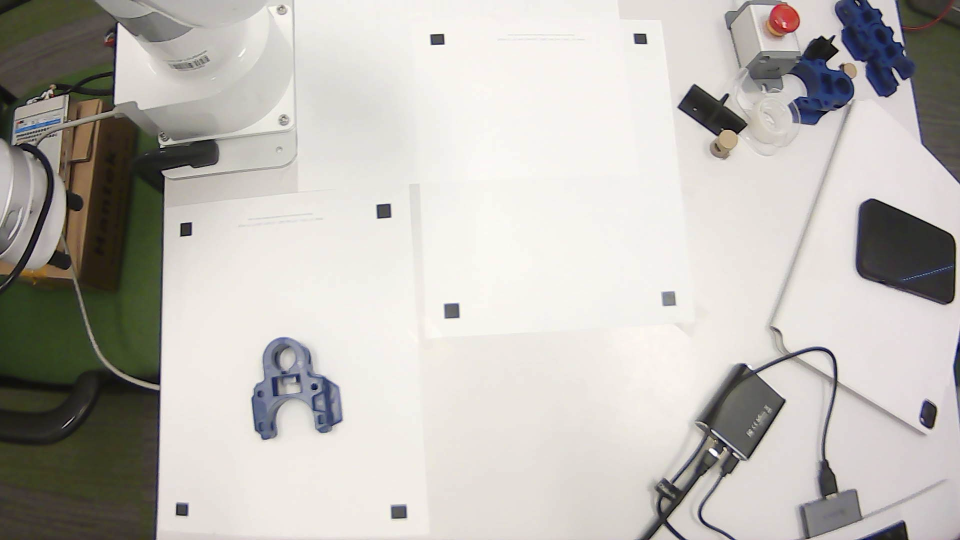
#> input picture data/chain_destination_previews/20261014_121145_735708/camera.png, 1920 x 1080 px, found by its file name (shown at 1/2 size); its folder holds only this picture in this run
$ python -i student_dashboard.py   (imports and definitions only)
#> lines starting #> are read from the running program, lines starting #| are printed output that depends on the picture; after the words box and inside, x2 and y2 are one past the last pixel; in counts of white or black regions, pixels touching at a corner belong together
"""Read-only classroom display. Reads trial files; never connects to hardware."""
import base64
import json
import time
from pathlib import Path

import cv2
import numpy as np

ROOT = Path(__file__).resolve().parent
WIDTH, HEIGHT = 1280, 820


def read_json(path):
    try:
        return json.loads(path.read_text(encoding="utf-8"))
#> (reads data/robot1_two_link_trials/20261010_111157_364317/results.json from the repository)
    except (OSError, ValueError):
        return {}


def text(canvas, label, x, y, size=.65, color=(222,230,240)):
    cv2.putText(canvas, str(label), (x,y), cv2.FONT_HERSHEY_SIMPLEX,
                size, color, 1, cv2.LINE_AA)


def picture(canvas, image, x, y, width, height):
    if image is None:
        text(canvas, "Waiting for capture...", x+30,y+80)
        return
    if image.ndim == 2:
        image = cv2.cvtColor(image, cv2.COLOR_GRAY2BGR)
    scale = min(width/image.shape[1],height/image.shape[0])
    w,h = max(1,round(image.shape[1]*scale)),max(1,round(image.shape[0]*scale))
    resized = cv2.resize(image,(w,h))
    px,py = x+(width-w)//2,y+(height-h)//2
    canvas[py:py+h,px:px+w] = resized


def load_image(path):
    return cv2.imread(str(path)) if path.is_file() else None


def render(folder=None, record=None):
    record = record or {}
    canvas = np.full((HEIGHT,WIDTH,3),(25,20,15),np.uint8)
    accent = (100,220,70)
    text(canvas,"ROBOT VISION LAB",30,45,1.0,accent)
    text(canvas,"SEE  /  PLAN  /  PICK  /  PLACE  /  CONNECT",580,42,.65)
    status = record.get("status","Waiting for the next trial")
    text(canvas,str(status).replace("_"," ").upper(),30,85,.65)
    blocks = record.get("blocks",[])
    stage = "Ready"
    for block in blocks:
        stage = block.get("name","").replace("_"," ")
        actions = block.get("execution",[])
        if actions:
            stage += "  |  " + actions[-1].get("label","").replace("_"," ")
    text(canvas,stage[:105],30,119,.6,(110,210,245))
    for x in (25,650):
        cv2.rectangle(canvas,(x,140),(x+600,585),(48,39,30),-1)
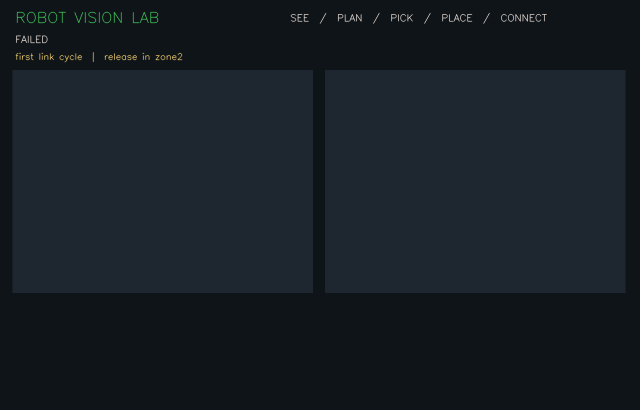
#> canvas: shape (820, 1280, 3) (shown at 1/2 size); mean of channels 0, 1, 2 37.1, 30.3, 23.2; drawn as B, G, R
    text(canvas,"ZONE 1 - CAMERA AND GRASP",45,171,.7,accent)
    text(canvas,"ZONE 2 - ASSEMBLY WORKSPACE",670,171,.7,accent)
    vision = record.get("vision",[])
    latest = vision[-1] if vision else {}
    index = latest.get("link_index",1)
    analysis = record.get("pick_analysis", latest.get("analysis",{}))
    is_chain = "destination_geometry" in record or "pick_analysis" in record
    frame = detection = geometry = None
    if folder:
        image_dir = folder / "zone1" if is_chain else folder / f"link{index}_vision"
        frame = load_image(image_dir/"camera.png")
#> in load_image, returned value is the input picture: shape (1080, 1920, 3); mean B, G, R 180.9, 186.1, 189.6
        detection = load_image(image_dir/"detection.png")
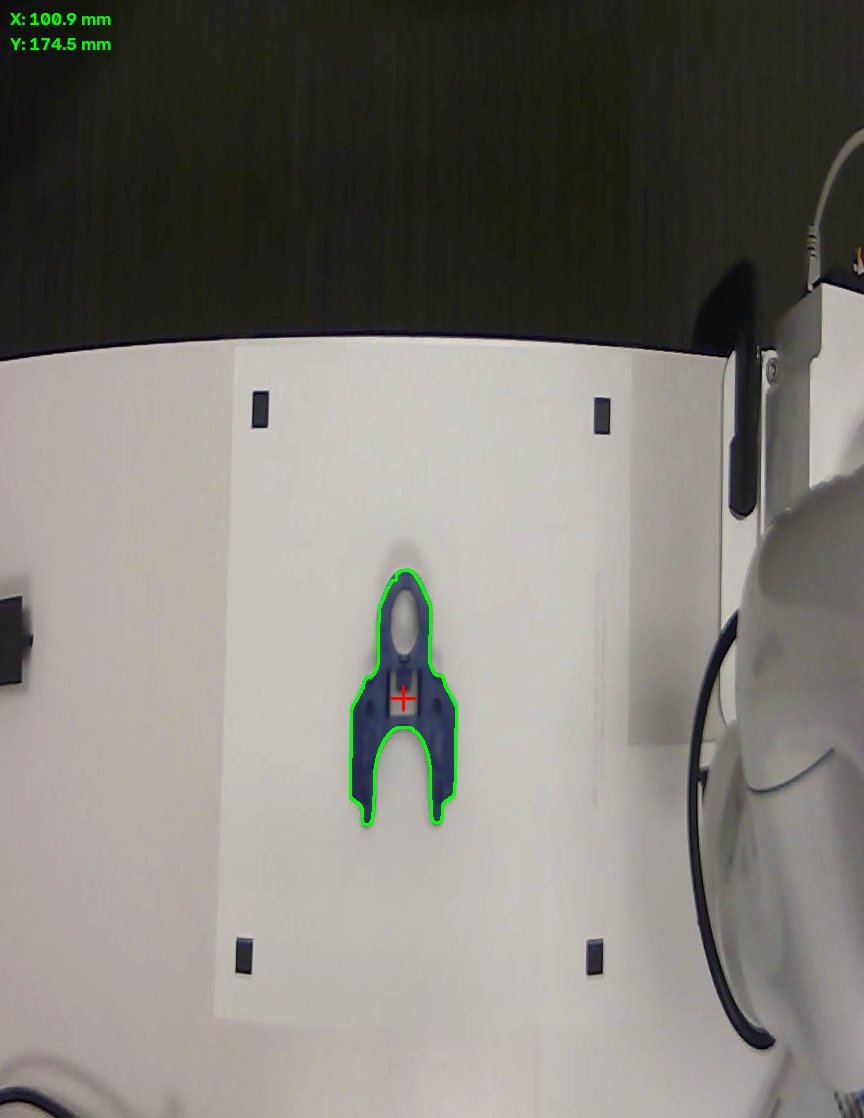
#> input picture data/demo_trials/20261006_160203_224829/detection.png, 864 x 1118 px, found by its file name
#> in load_image, returned value is the input picture: shape (1118, 864, 3); mean B, G, R 117.9, 123.9, 126.8
        geometry = load_image(image_dir/"current_geometry.png")
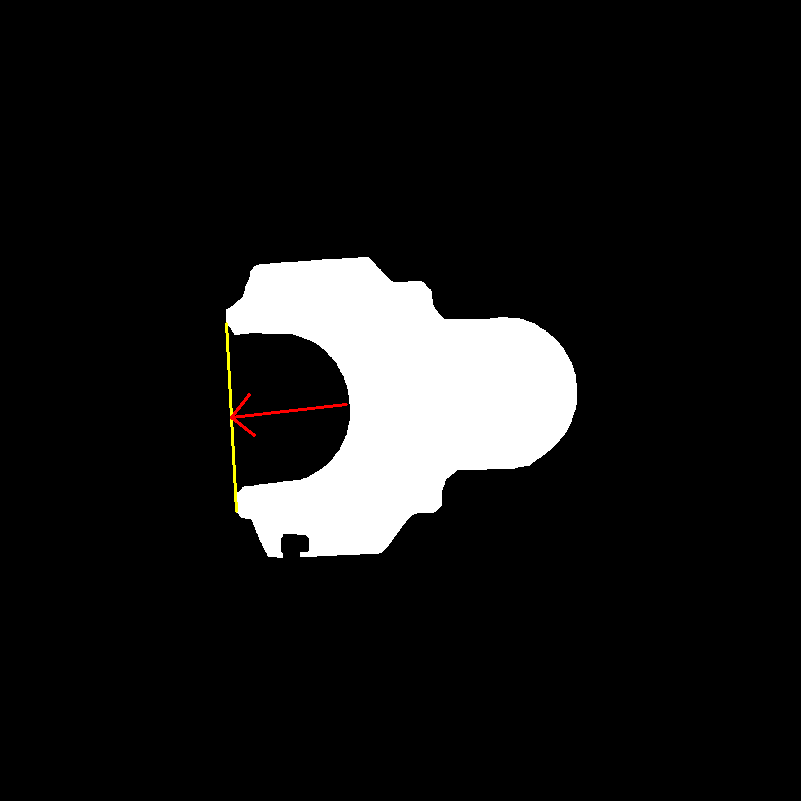
#> input picture data/demo_trials/20261007_130142_660763/current_geometry.png, 801 x 801 px, found by its file name
#> in load_image, returned value is the input picture: shape (801, 801, 3); mean B, G, R 23.4, 23.6, 23.8
    picture(canvas,detection if detection is not None else frame,45,190,405,330)
#> in picture, `canvas[py:py+h,px:px+w] = resized`:
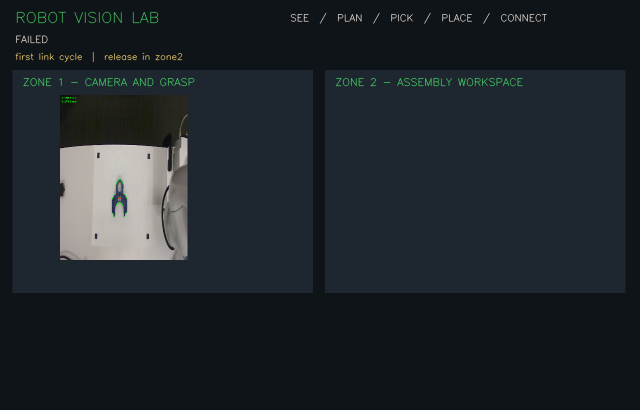
#> canvas: shape (820, 1280, 3) (shown at 1/2 size); mean of channels 0, 1, 2 42.8, 37.5, 31; drawn as B, G, R
    picture(canvas,geometry,465,210,140,235)
    zone2 = None
    calibration = read_json(ROOT/"data/calibration/zone2_camera.json")
    if frame is not None and calibration:
        try:
            if frame.shape[:2] != (calibration["image_height_px"],calibration["image_width_px"]):
                raise ValueError("Resolution differs")
            matrix = np.diag([2.,2.,1.]) @ np.asarray(calibration["pixel_to_mm_matrix"])
            zone2 = cv2.warpPerspective(frame,matrix,(
                round(calibration["reference_width_mm"]*2),
                round(calibration["reference_height_mm"]*2)))
        except (KeyError,ValueError,cv2.error):
            zone2 = None
    opening_preview = load_image(folder / "zone2/opening_preview.png") if folder and is_chain else None
    if folder and latest.get('zone2_geometry'):
        opening_preview = load_image(folder / f"link{index}_vision/zone2_opening.png")
    picture(canvas,opening_preview if opening_preview is not None else zone2,670,190,550,330)
    text(canvas,"Last shared-camera snapshot (not live)",670,548,.52)
    opening_angle = record.get("destination_geometry", latest.get("zone2_geometry", {})).get("direction_image_deg")
    text(canvas,f"Measured opening direction: {opening_angle:.1f} deg" if isinstance(opening_angle,(int,float))
         else "Zone 2 angle is taught; not measured by vision",670,574,.48)
    count = record.get('requested_links', 2)
    text(canvas,"NEXT LINK / EXISTING CHAIN" if is_chain else
         (f"PART {index} / {count}" if vision else f"PART -- / {count}"),45,548,.7)
    rotation = analysis.get("rotation_change_deg")
    text(canvas,f"Rotation vs reference: {rotation:+.1f} deg" if isinstance(rotation,(int,float))
         else "Rotation: waiting for measurement",45,574,.52)
    xy = analysis.get("target_xy_mm")
    tool = analysis.get("target_orientation_deg")
    text(canvas,"GRASP TARGET",35,622,.65,accent)
    text(canvas,f"X {xy[0]:.1f} mm    Y {xy[1]:.1f} mm" if xy else "X --    Y --",35,652,.65)
    text(canvas,f"Tool yaw: {tool[2]:.1f} deg" if tool else "Tool yaw: --",35,682,.65)
    destination = record.get("targets",{}).get("final", record.get("transfer_profile",{}).get("placement_pose_mm_deg",[]))
    # Prefer the actual taught coupling destination once its plan exists.
    for block in blocks:
        for step in block.get("plan",[]):
            if step.get("label") == "couple_second_link":
                destination = step.get("pose",destination)
    text(canvas,"VISION-ESTIMATED ASSEMBLY TARGET" if is_chain or latest.get("zone2_geometry") else "TAUGHT ASSEMBLY TARGET",665,622,.6,accent)
    if len(destination)==6:
        text(canvas,f"X {destination[0]:.1f}  Y {destination[1]:.1f}  Z {destination[2]:.1f} mm",665,652,.6)
        text(canvas,f"Tool yaw: {destination[5]:.1f} deg",665,682,.65)
#> in text (call 17), `cv2.putText(canvas, str(label), (x,y), cv2.FONT_HERSHEY_SIMPLEX, size,..`:
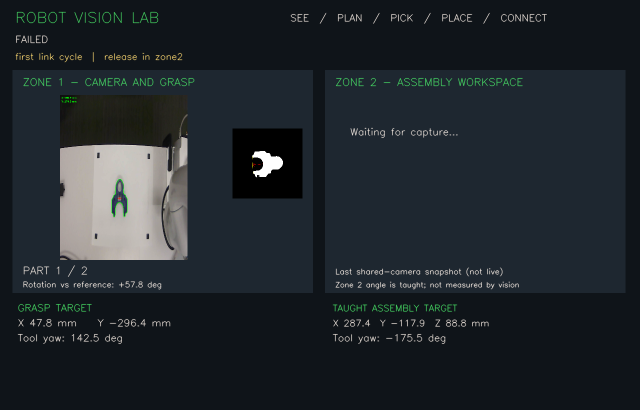
#> canvas: shape (820, 1280, 3) (shown at 1/2 size); mean of channels 0, 1, 2 43.5, 38.6, 32.2; drawn as B, G, R
    else:
        text(canvas,"Waiting for station data...",665,652,.6)
    labels = ("Startup","First link","Second pick","Coupling")
    names = ("startup_retreat","first_link_cycle","second_link_approach","second_link_coupling_and_retreat")
    if record.get('requested_links'):
        labels = ("Startup", "First link", "Second link", "Third link")
        names = ("startup_retreat", "first_link_cycle", "link2_cycle", "link3_cycle")
    states = []
    if is_chain:
        labels = ("Pick", "Transfer", "Coupling", "Release / retreat")
        groups = ({'descend_to_pick','close_gripper','lift_after_pick'},
                  {'travel_to_zone2','set_zone2_orientation','above_entry'},
                  {'coupling_entry','couple_next_link'},
                  {'release_in_zone2','clear_zone2','travel_to_retreat'})
        actions = [action for block in blocks for action in block.get('execution', [])]
        for group in groups:
            relevant = [action for action in actions if action.get('label') in group]
            completed = {action['label'] for action in relevant if action.get('status') == 'completed'}
            if any(action.get('status') == 'failed' for action in relevant): state = 'failed'
            elif completed == group: state = 'completed'
            elif relevant: state = 'started'
            else: state = 'pending'
            states.append(state)
    else:
        states = [next((b for b in blocks if b.get('name') == name), {}).get('status','pending') for name in names]
    for i,(label,state) in enumerate(zip(labels,states)):
        color = accent if state=="completed" else ((65,180,245) if state=="started" else (100,105,110))
        cv2.rectangle(canvas,(30+i*310,713),(320+i*310,757),color,-1)
        text(canvas,label+": "+state,40+i*310,742,.5,(15,20,25))
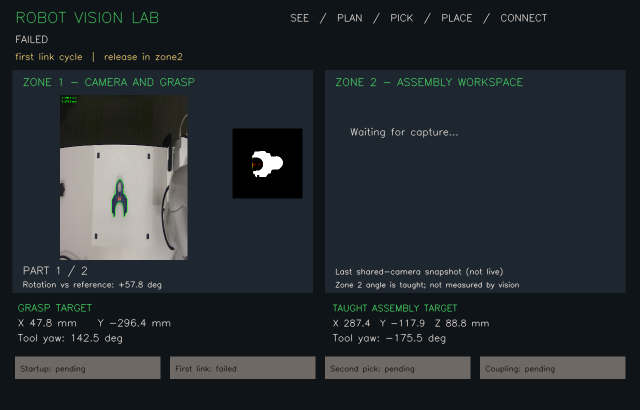
#> canvas: shape (820, 1280, 3) (shown at 1/2 size); 4.99% of pixels changed, all inside (x1, y1, x2, y2) = (30, 713, 1251, 758); drawn as B, G, R
    text(canvas,"Stage colors describe program progress; grip and assembly are not sensed.",30,789,.5)
#> in text (call 22), `cv2.putText(canvas, str(label), (x,y), cv2.FONT_HERSHEY_SIMPLEX, size,..`:
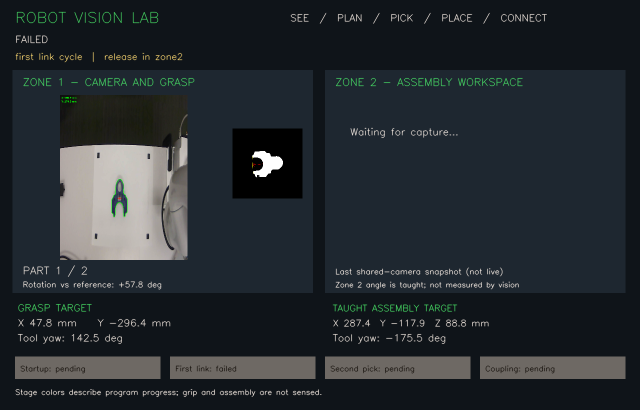
#> canvas: shape (820, 1280, 3) (shown at 1/2 size); 0.36% of pixels changed, all inside (x1, y1, x2, y2) = (30, 778, 644, 795); drawn as B, G, R
    return canvas


def main():
    import tkinter as tk
    started = time.time()
    window = tk.Tk()
    window.title("Robot Vision Lab - read-only student dashboard")
    window.configure(bg="#101419")
    window.attributes('-topmost', True)
    def foreground():
        window.lift()
        window.focus_force()
    window.after(100, foreground)
    window.after(650, lambda:window.attributes('-topmost', False))
    window.bind('<Escape>', lambda event:window.attributes('-topmost', False))
    label = tk.Label(window,bg="#101419")
    label.pack()
    info = {"photo":None,"folder":None,"record":{}}
    def refresh():
        try:
            roots = [ROOT/"data"/name for name in ("robot1_two_link_trials", "chain_extension_trials", "release_retreat_trials")]
            candidates = [p for root in roots for p in root.glob("*/results.json") if p.stat().st_mtime >= started-2]
            if candidates:
                path = max(candidates,key=lambda p:p.stat().st_mtime)
                record = read_json(path)
                if record:
                    info["folder"],info["record"] = path.parent,record
            image = render(info["folder"],info["record"])
            ok,encoded = cv2.imencode(".png",image)
            if ok:
                photo = tk.PhotoImage(data=base64.b64encode(encoded).decode("ascii"))
                label.configure(image=photo)
                info["photo"] = photo
        except Exception as error:
            window.title("Robot Vision Lab - display waiting: "+str(error)[:90])
        window.after(750,refresh)
    refresh()
    window.mainloop()


# [2 lines not run here, left out]

>>> result = main()
